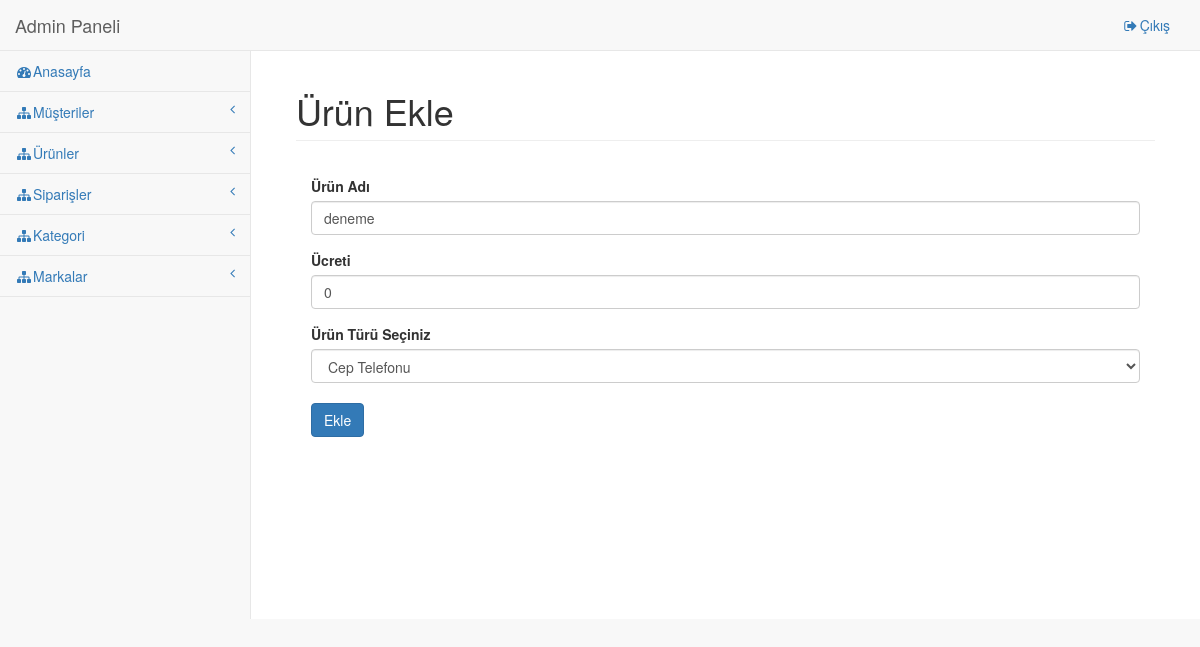
The app's page /adminpanel/update/product/7 with its own data.
### tables this page shows
CREATE TABLE `product` (
  `id` int(11) NOT NULL,
  `name` varchar(20) DEFAULT NULL,
  `price` int(11) DEFAULT NULL,
  `category_id` int(11) DEFAULT NULL,
  `brand_id` int(11) DEFAULT NULL,
  `sold` int(11) DEFAULT '0',
  `type` varchar(20) DEFAULT NULL,
  `image` text,
  `detail` varchar(101) DEFAULT NULL
);

### application/controllers/Adminpanel.php (called while the page is built, shortened)
<?php
class AdminPanel extends CI_Controller {
	function __construct(){
		$this->load->database();
	}
	function update($folder, $id){
		if($folder == 'user'){
			$table ='admin';
		}
		else if($folder=='customer'){
			$table="users";
		}
		else if($folder=='product'){
			$table="product";
		}
		$this->db->where('id', $id);
		$data['data'] = $this->db->get($table)->row();
		$this->load->view('panel/'.$folder.'/update',$data);
	}
}

### index.php (called while the page is built, shortened)
<?php
require_once BASEPATH.'core/CodeIgniter.php';

### application/views/panel/product/update.php (the view, shortened to what this page needs)
           <div class="row">
               <div class="col-lg-12">
                   <h1 class="page-header">Ürün Ekle</h1>
               </div>
           </div>
   <form method="post" action="<?=site_url('adminpanel/update_product/'.$data->id)?>">
       <div class="panel-body">
           <div class="form-group">
<label>Ürün Adı</label>
<input class="form-control" value="<?=$data->name?>" name="name" placeholder="Ürün Adı Giriniz">
           </div>
           <div class="form-group">
<label>Ücreti</label>
<input class="form-control" value="<?=$data->price?>" name="price" placeholder="Ürün Ücreti Giriniz">
           </div>
           <div class="form-group">
                                       <label>Ürün Türü Seçiniz</label>
                                       <select value="<?=$data->type?>" name="type" class="form-control">
                                           <option>Cep Telefonu</option>
                                       </select>
                                       <br>
<button type="submit" class="btn btn-primary">Ekle</button>
           </div>
       </div>
   </form>

### records on screen
product: name "deneme", price "0", type "Cep Telefonu"
